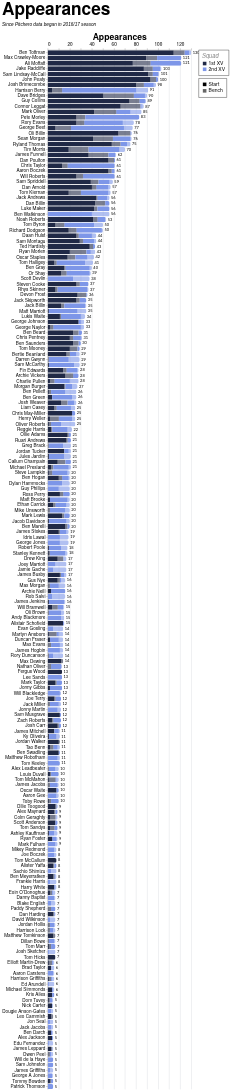

Write a Vega-Lite specification for this figure.
### Vega-Lite specification from a JSON file in a GitHub repository (floating-point values rounded to 4 significant figures; data arrays with more than 128 entries replaced by an {"elided": "..."} marker saying what was removed)
{"config": {"axis": {"labelFont": "PT Sans Narrow, Helvetica Neue, Helvetica, Arial, sans-serif", "titleFont": "PT Sans Narrow, Helvetica Neue, Helvetica, Arial, sans-serif", "labelFontSize": 13, "titleFontSize": 24, "gridColor": "#202947", "gridOpacity": 0.2, "zindex": 1}, "text": {"font": "Lato, sans-serif"}, "bar": {"cornerRadiusEnd": 5}, "header": {"labelFont": "PT Sans Narrow, Helvetica Neue, Helvetica, Arial, sans-serif", "titleFont": "PT Sans Narrow, Helvetica Neue, Helvetica, Arial, sans-serif", "labelFontSize": 24, "titleFontSize": 28, "labelFontWeight": "bold", "orient": "left"}, "legend": {"labelFont": "PT Sans Narrow, Helvetica Neue, Helvetica, Arial, sans-serif", "titleFont": "PT Sans Narrow, Helvetica Neue, Helvetica, Arial, sans-serif", "labelFontSize": 14, "titleFontSize": 16, "titlePadding": 5, "fillColor": "white", "strokeColor": "black", "padding": 10, "titleFontWeight": "lighter", "titleFontStyle": "italic", "titleColor": "gray", "offset": 10}, "title": {"font": "PT Sans Narrow, Helvetica Neue, Helvetica, Arial, sans-serif", "fontSize": 48, "fontWeight": "bold", "anchor": "start", "align": "center", "titlePadding": 20, "subtitlePadding": 10, "subtitleFontSize": 13, "subtitleColor": "", "subtitleFontStyle": "italic", "offset": 15, "color": "black"}, "axisX": {"labelAngle": 0}, "facet": {"title": null, "header": null, "align": {"row": "each", "column": "each"}, "spacing": 10}, "resolve": {"scale": {"y": "independent", "facet": "independent"}}, "background": "transparent", "scale": {"offsetBandPaddingOuter": 0.2, "offsetBandPaddingInner": 0.1}, "view": {"stroke": null, "background": "transparent"}}, "layer": [{"mark": {"type": "bar"}, "encoding": {"color": {"field": "squad", "legend": {"direction": "vertical", "labelExpr": "datum.value + ' XV'", "offset": 20, "orient": "right", "title": "Squad"}, "scale": {"domain": ["1st", "2nd"], "range": ["#202946", "#7d96e8"]}, "sort": ["1st", "2nd"], "type": "nominal"}, "opacity": {"field": "start", "legend": {"direction": "vertical", "offset": 20, "orient": "right", "title": null}, "scale": {"domain": ["Start", "Bench"], "range": [1.0, 0.6]}, "sort": ["Start", "Bench"], "type": "nominal"}, "order": {"field": "stack_order", "sort": "ascending", "type": "quantitative"}, "tooltip": [{"field": "player", "title": "Player", "type": "nominal"}, {"field": "squad", "title": "Squad", "type": "nominal"}, {"field": "start", "title": "Selection", "type": "nominal"}, {"aggregate": "sum", "field": "games", "title": "Games", "type": "quantitative"}, {"aggregate": "max", "field": "player_total", "title": "Total", "type": "quantitative"}], "x": {"aggregate": "sum", "axis": {"orient": "top", "title": "Appearances"}, "field": "games", "type": "quantitative"}, "y": {"field": "player", "sort": {"field": "player_total", "op": "max", "order": "descending"}, "title": null, "type": "nominal"}}}, {"mark": {"type": "text", "align": "left", "baseline": "middle", "color": "black", "dx": 4, "fontSize": 11}, "encoding": {"text": {"field": "total_games", "format": ".0f", "type": "quantitative"}, "x": {"axis": {"orient": "top", "title": "Appearances"}, "field": "total_games", "type": "quantitative"}, "y": {"field": "player", "sort": {"field": "player_total", "op": "max", "order": "descending"}, "title": null, "type": "nominal"}}, "transform": [{"aggregate": [{"op": "sum", "field": "games", "as": "total_games"}, {"op": "max", "field": "player_total", "as": "player_total"}], "groupby": ["player"]}]}], "data": {"name": "data-9eb35a09ea262aa373fde677e5898e8d"}, "height": {"step": 15}, "params": [{"name": "seasonParam", "value": []}, {"name": "gameTypesParam", "value": []}, {"name": "squadParam", "value": "All"}, {"name": "positionsParam", "value": []}, {"name": "minAppsParam", "value": 5}], "title": {"text": "Appearances", "subtitle": "Since Pitchero data began in 2016/17 season"}, "transform": [{"filter": "length(seasonParam) === 0 || indexof(seasonParam, datum.season) >= 0"}, {"filter": "length(gameTypesParam) === 0 || indexof(gameTypesParam, datum.game_type) >= 0"}, {"filter": "squadParam === \"All\" || datum.squad === squadParam"}, {"filter": "length(positionsParam) === 0 || indexof(positionsParam, datum.position) >= 0"}, {"joinaggregate": [{"op": "sum", "field": "games", "as": "player_total"}], "groupby": ["player"]}, {"filter": "datum.player_total >= minAppsParam"}], "width": 400, "$schema": "https://vega.github.io/schema/vega-lite/v5.20.1.json", "datasets": {"data-9eb35a09ea262aa373fde677e5898e8d": {"elided": "2377 records"}}}
